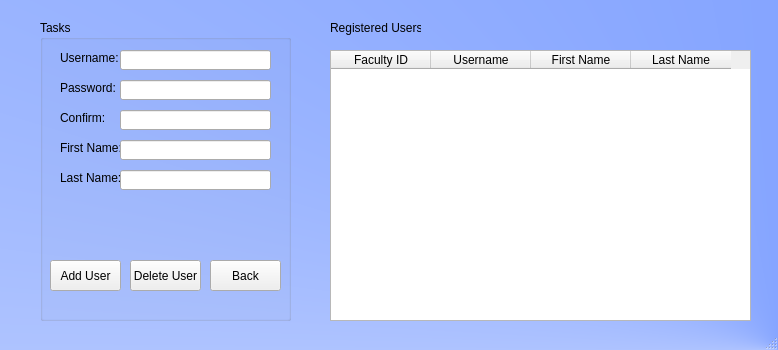
<?xml version="1.0" encoding="UTF-8"?>
<ui version="4.0">
 <class>MainWindow</class>
 <widget class="QMainWindow" name="MainWindow">
  <property name="geometry">
   <rect>
    <x>0</x>
    <y>0</y>
    <width>778</width>
    <height>350</height>
   </rect>
  </property>
  <property name="windowTitle">
   <string>MainWindow</string>
  </property>
  <property name="styleSheet">
   <string notr="true">#MainWindow
{
background-color: qconicalgradient(cx:1, cy:1, angle:0, stop:0 rgba(93, 135, 255, 255), stop:1 rgba(255, 255, 255, 255))
}</string>
  </property>
  <widget class="QWidget" name="centralwidget">
   <widget class="QGroupBox" name="groupBox">
    <property name="geometry">
     <rect>
      <x>40</x>
      <y>20</y>
      <width>251</width>
      <height>301</height>
     </rect>
    </property>
    <property name="title">
     <string>Tasks</string>
    </property>
    <widget class="QLabel" name="label">
     <property name="geometry">
      <rect>
       <x>20</x>
       <y>120</y>
       <width>61</width>
       <height>16</height>
      </rect>
     </property>
     <property name="text">
      <string>First Name:</string>
     </property>
    </widget>
    <widget class="QLabel" name="label_2">
     <property name="geometry">
      <rect>
       <x>20</x>
       <y>150</y>
       <width>61</width>
       <height>16</height>
      </rect>
     </property>
     <property name="text">
      <string>Last Name:</string>
     </property>
    </widget>
    <widget class="QLabel" name="label_3">
     <property name="geometry">
      <rect>
       <x>20</x>
       <y>30</y>
       <width>61</width>
       <height>16</height>
      </rect>
     </property>
     <property name="text">
      <string>Username:</string>
     </property>
    </widget>
    <widget class="QPushButton" name="pushButton">
     <property name="geometry">
      <rect>
       <x>10</x>
       <y>240</y>
       <width>71</width>
       <height>31</height>
      </rect>
     </property>
     <property name="text">
      <string>Add User</string>
     </property>
    </widget>
    <widget class="QPushButton" name="pushButton_2">
     <property name="geometry">
      <rect>
       <x>90</x>
       <y>240</y>
       <width>71</width>
       <height>31</height>
      </rect>
     </property>
     <property name="text">
      <string>Delete User</string>
     </property>
    </widget>
    <widget class="QLabel" name="label_5">
     <property name="geometry">
      <rect>
       <x>20</x>
       <y>60</y>
       <width>61</width>
       <height>16</height>
      </rect>
     </property>
     <property name="text">
      <string>Password:</string>
     </property>
    </widget>
    <widget class="QLineEdit" name="unameTB">
     <property name="geometry">
      <rect>
       <x>80</x>
       <y>30</y>
       <width>151</width>
       <height>20</height>
      </rect>
     </property>
    </widget>
    <widget class="QLineEdit" name="pwTB">
     <property name="geometry">
      <rect>
       <x>80</x>
       <y>60</y>
       <width>151</width>
       <height>20</height>
      </rect>
     </property>
     <property name="echoMode">
      <enum>QLineEdit::Password</enum>
     </property>
    </widget>
    <widget class="QLineEdit" name="fnTB">
     <property name="geometry">
      <rect>
       <x>80</x>
       <y>120</y>
       <width>151</width>
       <height>20</height>
      </rect>
     </property>
    </widget>
    <widget class="QLineEdit" name="lnTB">
     <property name="geometry">
      <rect>
       <x>80</x>
       <y>150</y>
       <width>151</width>
       <height>20</height>
      </rect>
     </property>
    </widget>
    <widget class="QLineEdit" name="confirmTB">
     <property name="geometry">
      <rect>
       <x>80</x>
       <y>90</y>
       <width>151</width>
       <height>20</height>
      </rect>
     </property>
     <property name="echoMode">
      <enum>QLineEdit::Password</enum>
     </property>
    </widget>
    <widget class="QLabel" name="label_10">
     <property name="geometry">
      <rect>
       <x>20</x>
       <y>90</y>
       <width>61</width>
       <height>16</height>
      </rect>
     </property>
     <property name="text">
      <string>Confirm:</string>
     </property>
    </widget>
    <widget class="QPushButton" name="pushButton_3">
     <property name="geometry">
      <rect>
       <x>170</x>
       <y>240</y>
       <width>71</width>
       <height>31</height>
      </rect>
     </property>
     <property name="text">
      <string>Back</string>
     </property>
    </widget>
   </widget>
   <widget class="QTableWidget" name="tableWidget">
    <property name="geometry">
     <rect>
      <x>330</x>
      <y>50</y>
      <width>421</width>
      <height>271</height>
     </rect>
    </property>
    <column>
     <property name="text">
      <string>Faculty ID</string>
     </property>
    </column>
    <column>
     <property name="text">
      <string>Username</string>
     </property>
    </column>
    <column>
     <property name="text">
      <string>First Name</string>
     </property>
    </column>
    <column>
     <property name="text">
      <string>Last Name</string>
     </property>
    </column>
   </widget>
   <widget class="QLabel" name="label_4">
    <property name="geometry">
     <rect>
      <x>330</x>
      <y>20</y>
      <width>91</width>
      <height>16</height>
     </rect>
    </property>
    <property name="text">
     <string>Registered Users</string>
    </property>
   </widget>
  </widget>
  <widget class="QMenuBar" name="menubar">
   <property name="geometry">
    <rect>
     <x>0</x>
     <y>0</y>
     <width>778</width>
     <height>21</height>
    </rect>
   </property>
  </widget>
  <widget class="QStatusBar" name="statusbar"/>
 </widget>
 <tabstops>
  <tabstop>unameTB</tabstop>
  <tabstop>pwTB</tabstop>
  <tabstop>confirmTB</tabstop>
  <tabstop>fnTB</tabstop>
  <tabstop>lnTB</tabstop>
  <tabstop>pushButton</tabstop>
  <tabstop>pushButton_2</tabstop>
  <tabstop>pushButton_3</tabstop>
  <tabstop>tableWidget</tabstop>
 </tabstops>
 <resources/>
 <connections/>
</ui>
